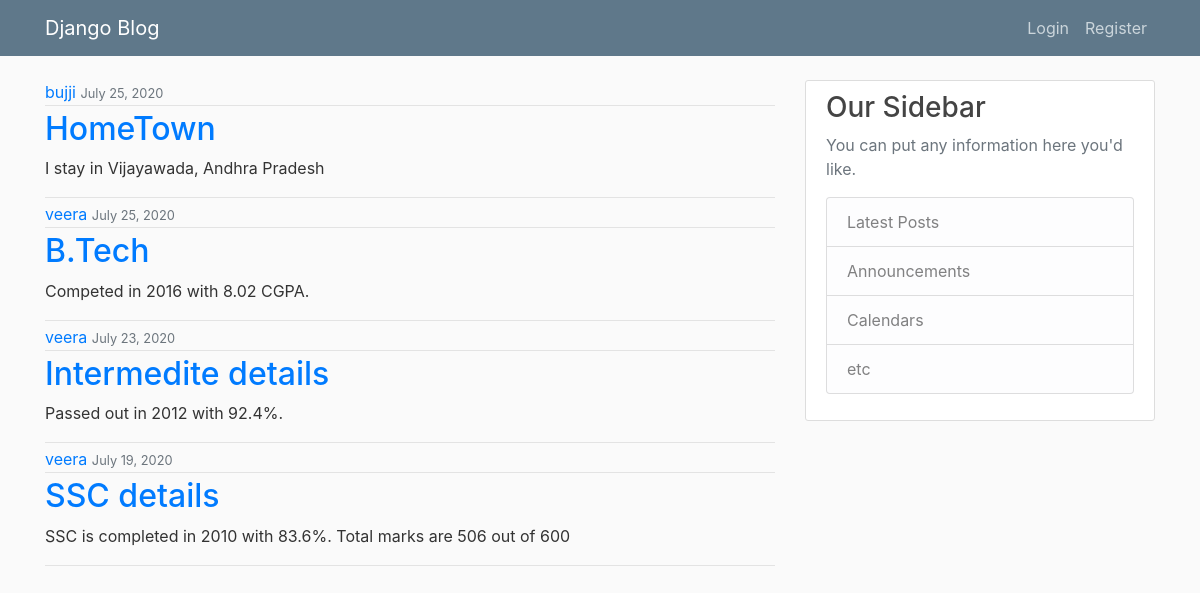
Screenshot of /blog/ with the database file from the repository.
### blog/models.py (models this page shows, shortened)
class Post(models.Model):
    title = models.CharField(max_length=100)
    content = models.TextField()
    date_posted = models.DateTimeField(default=timezone.now)
    auther = models.ForeignKey(User, on_delete=models.CASCADE)

### blog/views.py (the view)
# urls.py: path('blog/',PostListView.as_view(), name="home"),
class PostListView(ListView):
    model = Post
    context_object_name = 'posts' #By default django looks for a variable called "objectlist"
    template_name = "blog/home.html" #<app>/<model>_<viewtype>.html-> blog/post_list.html
    ordering = ['-date_posted']

### blog/templates/blog/home.html
{% extends 'blog/base.html' %}
{% block content %}
{% for post in posts %}
<div class="media-body">
    <div class="article-metadata">
        <a href="{% url 'user_profile' post.auther.pk %}">{{ post.auther }}</a>
        <small class="text-muted">{{post.date_posted | date:"F d, Y"}}</small>
    </div>
    <div class="article-metadata">
        <h2 class="article-title"><a href="{% url 'detail' post.pk %}">{{ post.title }}</a></h2>
        <p class="article-content"> {{ post.content }}</p>
    </div>
</div>
{% endfor %}
{% endblock content %}

### blog/templates/blog/base.html (shortened to what this page needs)
{% load static %}
<!DOCTYPE html>
<html lang="en">
<head>
    <link rel="stylesheet" href="https://maxcdn.bootstrapcdn.com/bootstrap/4.0.0/css/bootstrap.min.css">
    <link rel="stylesheet" href="{% static 'blog/main.css' %}">
</head>
<body>
    <header class="site-header">
        <nav class="navbar navbar-expand-md navbar-dark bg-steel fixed-top">
          <div class="container">
            <a class="navbar-brand mr-4" href="{% url 'home' %}">Django Blog</a>
            <div class="collapse navbar-collapse" id="navbarToggle">
                <div class="navbar-nav">
                  {% if user.is_authenticated %}
                  <a class="nav-item nav-link" href="{% url 'create' %}">New Post</a>
                  <a class="nav-item nav-link" href="{% url 'logout' %}">Logout</a>
                  <a class="nav-item nav-link" href="{% url 'profile' %}">Profile</a>
                  {% else %}
                    <a class="nav-item nav-link" href="{% url 'login' %}">Login</a>
                    <a class="nav-item nav-link" href="{% url 'register' %}">Register</a>
                  {% endif %}
                </div>
            </div>
          </div>
        </nav>
      </header>
      <main role="main" class="container">
        <div class="row">
          <div class="col-md-8">
            {% block content %}{% endblock %}
          </div>
          <div class="col-md-4">
            <div class="content-section">
              <h3>Our Sidebar</h3>
              <p class='text-muted'>You can put any information here you'd like.
                <ul class="list-group">
                  <li class="list-group-item list-group-item-light">Latest Posts</li>
                  <li class="list-group-item list-group-item-light">Announcements</li>
                  <li class="list-group-item list-group-item-light">Calendars</li>
                  <li class="list-group-item list-group-item-light">etc</li>
                </ul>
              </p>
            </div>
          </div>
        </div>
      </main>
</body>
</html>

### blog/static/blog/main.css (style rules this page uses)
body { background: #fafafa; color: #333333; margin-top: 5rem; }
h1, h2, h3, h4, h5, h6 { color: #444444; }
ul { margin: 0; }
.bg-steel { background-color: #5f788a; }
.site-header .navbar-nav .nav-link { color: #cbd5db; }
.content-section { background: #ffffff; padding: 10px 20px; border: 1px solid #dddddd; border-radius: 3px; margin-bottom: 20px; }
.article-title { color: #444444; }
.article-content { white-space: pre-line; }
.article-metadata { padding-bottom: 1px; margin-bottom: 4px; border-bottom: 1px solid #e3e3e3 }

### rows the page displays
Post: auther "bujji", date_posted "July 25, 2020", title "HomeTown", content "I stay in Vijayawada, Andhra Pradesh"
Post: auther "veera", date_posted "July 25, 2020", title "B.Tech", content "Competed in 2016 with 8.02 CGPA."
Post: auther "veera", date_posted "July 23, 2020", title "Intermedite details", content "Passed out in 2012 with 92.4%."
Post: auther "veera", date_posted "July 19, 2020", title "SSC details", content "SSC is completed in 2010 with 83.6%. Total marks are 506 out of 600"
